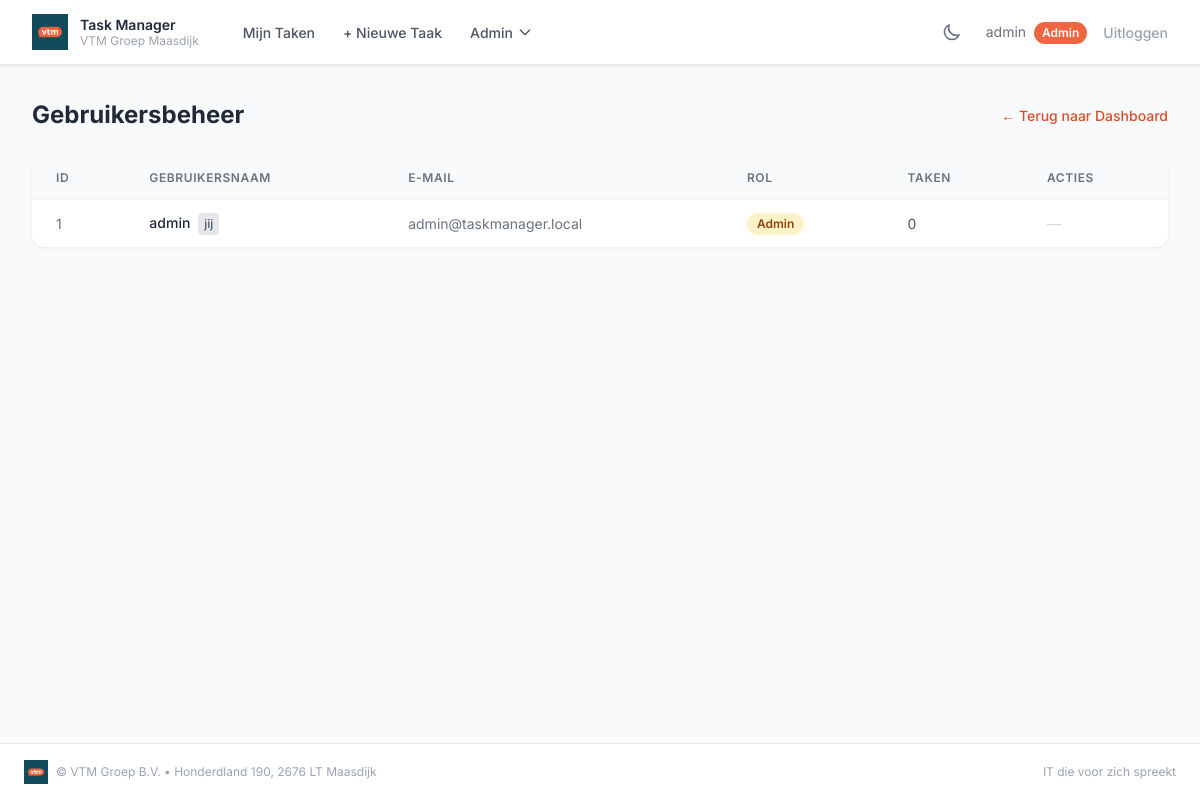
The app's page /admin/users (signed in) with its own data.
### app.py (models this page shows, shortened)
class User(UserMixin, db.Model):
    id = db.Column(db.Integer, primary_key=True)
    username = db.Column(db.String(80), unique=True, nullable=False)
    email = db.Column(db.String(120), unique=True, nullable=False)
    password_hash = db.Column(db.String(256), nullable=False)
    role = db.Column(db.String(10), nullable=False, default='user')   # 'admin' of 'user'
    display_name = db.Column(db.String(100), nullable=True)
    bio = db.Column(db.Text, nullable=True)
    avatar_color = db.Column(db.String(7), nullable=False, default='#ee653f')
    tasks = db.relationship('Task', backref='owner', lazy=True, foreign_keys='Task.user_id')
    assigned_tasks = db.relationship('Task', backref='assignee', lazy=True, foreign_keys='Task.assigned_to_id')
    @property
    def is_admin(self):
        return self.role == 'admin'

### app.py (the view)
@app.route('/admin/users')
@login_required
def admin_users():
    if not current_user.is_admin:
        flash('Alleen admins hebben toegang.', 'danger')
        return redirect(url_for('tasks'))
    users = User.query.order_by(User.username).all()
    return render_template('admin_users.html', users=users)

### app.py (called while the page is built)
@login_manager.user_loader
def load_user(user_id):
    return db.session.get(User, int(user_id))

### templates/admin_users.html (shortened to what this page needs)
{% extends "base.html" %}
{% block content %}
<div class="page-header">
    <h2 class="page-title page-title--spaced">Gebruikersbeheer</h2>
    <a href="{{ url_for('admin_dashboard') }}" class="card-link">&larr; Terug naar Dashboard</a>
</div>
<div class="table-card">
    <div class="table-scroll">
        <table class="data-table">
            <thead>
                <tr>
                    <th>ID</th>
                    <th>Gebruikersnaam</th>
                    <th>E-mail</th>
                    <th>Rol</th>
                    <th>Taken</th>
                    <th>Acties</th>
                </tr>
            </thead>
            <tbody>
                {% for user in users %}
                <tr>
                    <td class="table-id-cell">{{ user.id }}</td>
                    <td>
                        <span class="table-username">{{ user.username }}</span>
                        {% if user.id == current_user.id %}
                        <span class="badge--self">jij</span>
                        {% endif %}
                    </td>
                    <td class="table-email-cell">{{ user.email }}</td>
                    <td>
                        {% if user.is_admin %}
                        <span class="badge badge--admin">Admin</span>
                        {% else %}
                        <span class="badge badge--user-role">User</span>
                        {% endif %}
                    </td>
                    <td class="table-count">{{ user.tasks | length }}</td>
                    <td>
                        {% if user.id != current_user.id %}
                        <div class="task-actions">
                            <form method="post" action="{{ url_for('admin_toggle_role', user_id=user.id) }}">
                                <button type="submit" class="btn btn-sm btn-outline-warning">
                                    {% if user.is_admin %}Maak User{% else %}Maak Admin{% endif %}
                                </button>
                            </form>
                            <form method="post" action="{{ url_for('admin_delete_user', user_id=user.id) }}"
                                  onsubmit="return confirm('Weet je zeker dat je {{ user.username }} wilt verwijderen? Alle taken worden ook verwijderd!')">
                                <button type="submit" class="btn btn-sm btn-outline-danger">Verwijderen</button>
                            </form>
                        </div>
                        {% else %}
                        <span class="table-empty-cell">—</span>
                        {% endif %}
                    </td>
                </tr>
                {% endfor %}
            </tbody>
        </table>
    </div>
</div>
{% endblock %}

### templates/base.html (shortened to what this page needs)
<!doctype html>
<html lang="nl" x-data="{ darkMode: localStorage.getItem('darkMode') === 'true' }" :class="{ 'dark': darkMode }" x-init="$watch('darkMode', val => localStorage.setItem('darkMode', val))">
<head>
    <script src="https://cdn.tailwindcss.com"></script>
    <link rel="stylesheet" href="{{ url_for('static', filename='css/style.css') }}">
</head>
<body>
    {% if current_user.is_authenticated %}
    <nav class="navbar" x-data="{ mobileOpen: false }">
        <div class="navbar-container">
            <div class="navbar-inner">
                <div class="flex items-center gap-8">
                    <a href="{{ url_for('tasks') }}" class="flex items-center gap-3">
                        <img src="{{ url_for('static', filename='images/VTM logo.png') }}" alt="VTM logo" class="vtm-logo-img">
                        <div class="hidden sm:block">
                            <span class="nav-brand-name">Task Manager</span>
                            <span class="nav-brand-sub">VTM Groep Maasdijk</span>
                        </div>
                    </a>
                    <div class="hidden md:flex items-center gap-1">
                        <a href="{{ url_for('tasks') }}" class="nav-link">Mijn Taken</a>
                        <a href="{{ url_for('task_create') }}" class="nav-link">+ Nieuwe Taak</a>
                        {% if current_user.is_admin %}
                        <div class="relative" x-data="{ open: false }">
                            <button @click="open = !open" @click.outside="open = false" class="nav-link">
                                Admin
                                <svg class="w-4 h-4" fill="none" stroke="currentColor" viewBox="0 0 24 24"><path stroke-linecap="round" stroke-linejoin="round" stroke-width="2" d="M19 9l-7 7-7-7"/></svg>
                            </button>
                        </div>
                        {% endif %}
                    </div>
                </div>
                <div class="hidden md:flex items-center gap-4">
                    <button @click="darkMode = !darkMode" class="dark-toggle" title="Dark mode toggle">
                        <svg x-show="!darkMode" class="w-5 h-5" fill="none" stroke="currentColor" viewBox="0 0 24 24"><path stroke-linecap="round" stroke-linejoin="round" stroke-width="2" d="M20.354 15.354A9 9 0 018.646 3.646 9.003 9.003 0 0012 21a9.003 9.003 0 008.354-5.646z"/></svg>
                    </button>
                    <a href="{{ url_for('profile') }}" class="nav-user-info nav-user-link">
                        {{ current_user.display_name or current_user.username }}
                        {% if current_user.is_admin %}<span class="badge--vtm-admin">Admin</span>{% endif %}
                    </a>
                    <a href="{{ url_for('logout') }}" class="nav-logout-link">Uitloggen</a>
                </div>
            </div>
        </div>
    </nav>
    {% endif %}
    <main class="main-content">
        {% block content %}{% endblock %}
    </main>
    <footer class="footer">
        <div class="footer-inner">
            <div class="footer-brand">
                <img src="{{ url_for('static', filename='images/VTM logo.png') }}" alt="VTM logo" class="vtm-logo-img--sm">
                <span class="footer-text">&copy; VTM Groep B.V. &bull; Honderdland 190, 2676 LT Maasdijk</span>
            </div>
            <span class="footer-text">IT die voor zich spreekt</span>
        </div>
    </footer>
</body>
</html>

### static/css/style.css (style rules this page uses)
body { background-color: #f9fafb; min-height: 100vh; font-family: 'Inter', system-ui, sans-serif; display: flex; flex-direction: column; color: #111827; transition: background-color 0.2s, color 0.2s; }
.navbar { background-color: #ffffff; box-shadow: 0 1px 3px rgba(0, 0, 0, 0.08); border-bottom: 1px solid #e5e7eb; transition: background-color 0.2s, border-color 0.2s; }
.navbar-container { max-width: 80rem; margin: 0 auto; padding: 0 1rem; }
@media (min-width: 640px) { .navbar-container { padding: 0 1.5rem; } }
@media (min-width: 1024px) { .navbar-container { padding: 0 2rem; } }
.navbar-inner { display: flex; align-items: center; justify-content: space-between; height: 4rem; }
.vtm-logo-img { height: 2.25rem; width: auto; display: block; object-fit: contain; }
.vtm-logo-img--sm { height: 1.5rem; width: auto; display: block; object-fit: contain; }
.nav-brand-name { display: block; font-weight: 600; font-size: 0.875rem; line-height: 1.25; color: #1f2937; }
.nav-brand-sub { display: block; font-size: 0.75rem; line-height: 1.25; color: #9ca3af; }
.nav-link { display: inline-flex; align-items: center; gap: 0.25rem; color: #4b5563; padding: 0.5rem 0.75rem; border-radius: 0.5rem; font-size: 0.875rem; font-weight: 500; text-decoration: none; transition: background-color 0.15s, color 0.15s; background: none; border: none; cursor: pointer; }
.nav-user-info { font-size: 0.875rem; color: #6b7280; }
.nav-logout-link { font-size: 0.875rem; font-weight: 500; color: #9ca3af; text-decoration: none; transition: color 0.15s; }
.dark-toggle { padding: 0.5rem; border-radius: 0.5rem; color: #6b7280; background: none; border: none; cursor: pointer; transition: background-color 0.15s; }
.main-content { max-width: 80rem; margin: 0 auto; padding: 2rem 1rem; flex: 1; width: 100%; box-sizing: border-box; }
@media (min-width: 640px) { .main-content { padding-left: 1.5rem; padding-right: 1.5rem; } }
@media (min-width: 1024px) { .main-content { padding-left: 2rem; padding-right: 2rem; } }
.footer { background-color: #ffffff; border-top: 1px solid #e5e7eb; margin-top: auto; transition: background-color 0.2s, border-color 0.2s; }
.footer-inner { max-width: 80rem; margin: 0 auto; padding: 1rem 1.5rem; display: flex; flex-direction: column; align-items: center; justify-content: space-between; gap: 0.5rem; }
@media (min-width: 640px) { .footer-inner { flex-direction: row; } }
.footer-brand { display: flex; align-items: center; gap: 0.5rem; }
.footer-text { color: #9ca3af; font-size: 0.75rem; }
.badge { display: inline-flex; align-items: center; padding: 0.125rem 0.625rem; border-radius: 9999px; font-size: 0.75rem; font-weight: 600; flex-shrink: 0; white-space: nowrap; }
.badge--admin { background: #fef3c7; color: #92400e; }
.badge--vtm-admin { margin-left: 0.25rem; display: inline-flex; align-items: center; padding: 0.125rem 0.5rem; border-radius: 9999px; font-size: 0.75rem; font-weight: 600; background-color: #ee653f; color: #ffffff; }
.badge--self { margin-left: 0.25rem; display: inline-flex; align-items: center; padding: 0.125rem 0.375rem; border-radius: 0.25rem; font-size: 0.75rem; font-weight: 500; background: #e5e7eb; color: #4b5563; }
.card-link { font-size: 0.875rem; color: #d94e2a; font-weight: 500; text-decoration: none; }
.page-header { display: flex; flex-direction: column; gap: 1rem; margin-bottom: 1.5rem; }
@media (min-width: 640px) { .page-header { flex-direction: row; align-items: center; justify-content: space-between; } }
.page-title { font-size: 1.5rem; font-weight: 700; color: #1f2937; margin: 0 0 1.5rem; }
.page-title--spaced { margin-bottom: 0; }
.table-card { background-color: #ffffff; border-radius: 0.75rem; box-shadow: 0 1px 3px rgba(0,0,0,.07); overflow: hidden; }
.table-scroll { overflow-x: auto; }
.data-table { width: 100%; border-collapse: collapse; }
.data-table thead tr { background-color: #f9fafb; text-align: left; }
.data-table th { padding: 0.75rem 1.5rem; font-size: 0.75rem; font-weight: 600; color: #6b7280; text-transform: uppercase; letter-spacing: 0.05em; }
.data-table tbody tr { border-top: 1px solid #f3f4f6; transition: background-color 0.15s; }
.data-table td { padding: 0.75rem 1.5rem; font-size: 0.875rem; }
.table-username { font-weight: 500; color: #1f2937; }
.table-id-cell { color: #6b7280; }
.table-email-cell { color: #6b7280; }
.table-count { color: #4b5563; }
.table-empty-cell { color: #d1d5db; }
.nav-user-link { text-decoration: none; }

### records on screen
User: display_name+username "admin", id "1", username "admin", shows "jij", email "admin@taskmanager.local", role "Admin", tasks|length "0"
